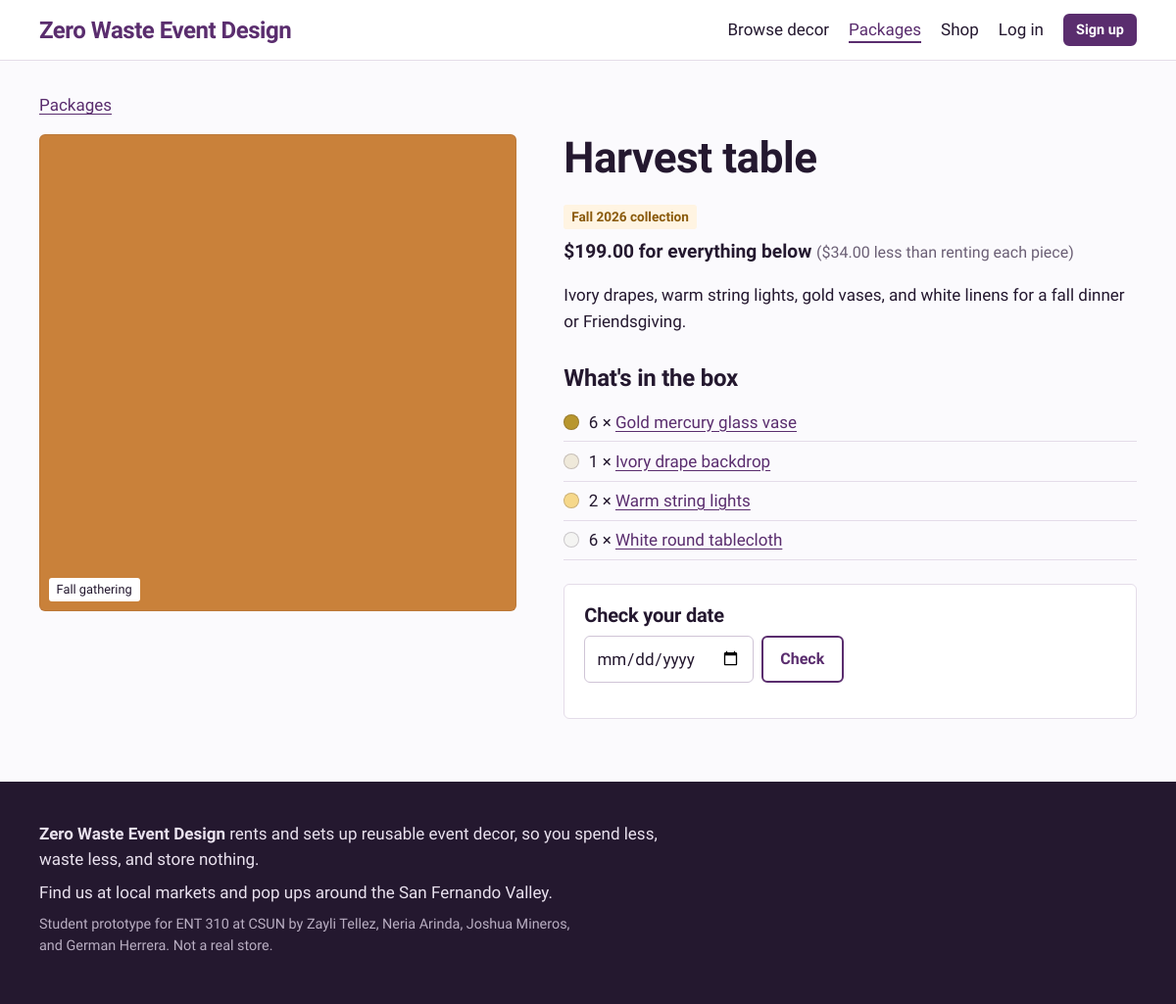
Screenshot of /package.php?id=5 with the database file from the repository.
### tables this page shows
CREATE TABLE packages (
  id          INT AUTO_INCREMENT PRIMARY KEY,
  name        VARCHAR(120) NOT NULL,
  event_type  VARCHAR(60)  NOT NULL,
  description TEXT NOT NULL,
  price       DECIMAL(8,2) NOT NULL,
  setup_fee   DECIMAL(8,2) NOT NULL DEFAULT 75.00,  
  season      VARCHAR(40) NULL,                     
  color_hex   CHAR(7) NOT NULL DEFAULT '#CCCCCC',
  is_active   TINYINT(1) NOT NULL DEFAULT 1
);

CREATE TABLE package_items (
  package_id INT NOT NULL,
  item_id    INT NOT NULL,
  quantity   INT NOT NULL DEFAULT 1,
  PRIMARY KEY (package_id, item_id),
  FOREIGN KEY (package_id) REFERENCES packages(id) ON DELETE CASCADE,
  FOREIGN KEY (item_id)    REFERENCES items(id)
);

CREATE TABLE items (
  id          INT AUTO_INCREMENT PRIMARY KEY,
  category_id INT NOT NULL,
  name        VARCHAR(120) NOT NULL,
  description TEXT NOT NULL,
  color_name  VARCHAR(40)  NOT NULL DEFAULT 'Assorted',
  color_hex   CHAR(7)      NOT NULL DEFAULT '#CCCCCC',
  price       DECIMAL(8,2) NOT NULL,           
  quantity    INT NOT NULL DEFAULT 1,          
  sale_price  DECIMAL(8,2) NULL,               
  sale_stock  INT NOT NULL DEFAULT 0,          
  image_url   VARCHAR(500) NULL,
  is_active   TINYINT(1) NOT NULL DEFAULT 1,
  created_at  TIMESTAMP NOT NULL DEFAULT CURRENT_TIMESTAMP,
  FOREIGN KEY (category_id) REFERENCES categories(id)
);

### includes/bootstrap.php (called while the page is built, shortened)
<?php
function db(): PDO
{
    static $pdo = null;
    if ($pdo === null) {
        $dsn = 'mysql:host=' . DB_HOST . ';port=' . DB_PORT . ';dbname=' . DB_NAME . ';charset=utf8mb4';
        $pdo = new PDO($dsn, DB_USER, DB_PASS, [
            PDO::ATTR_ERRMODE            => PDO::ERRMODE_EXCEPTION,
            PDO::ATTR_DEFAULT_FETCH_MODE => PDO::FETCH_ASSOC,
            PDO::ATTR_EMULATE_PREPARES   => false,
        ]);
    }
    return $pdo;
}
function base_url(): string
{
    static $base = null;
    if ($base === null) {
        $script = $_SERVER['SCRIPT_NAME'] ?? '';
        $dir = str_replace('\\', '/', dirname($script));
        $base = rtrim($dir, '/');
    }
    return $base;
}
function url(string $path = ''): string
{
    return base_url() . '/' . ltrim($path, '/');
}
function e(?string $text): string
{
    return htmlspecialchars((string) $text, ENT_QUOTES, 'UTF-8');
}
function money($amount): string
{
    return '$' . number_format((float) $amount, 2);
}
    ob_start(); ?>

### public/package.php (the view, shortened to what this page needs)
<?php
require __DIR__ . '/../includes/bootstrap.php';
$id = (int) ($_GET['id'] ?? 0);
$stmt = db()->prepare('SELECT * FROM packages WHERE id = ? AND is_active = 1');
$stmt->execute([$id]);
$package = $stmt->fetch();
$stmt = db()->prepare('SELECT i.id, i.name, i.color_name, i.color_hex, i.price, i.quantity AS owned, pi.quantity
                       FROM package_items pi JOIN items i ON i.id = pi.item_id
                       WHERE pi.package_id = ? ORDER BY i.name');
$stmt->execute([$id]);
$pieces = $stmt->fetchAll();
$separateTotal = 0;
foreach ($pieces as $p) {
    $separateTotal += $p['price'] * $p['quantity'];
}
$date = $_GET['date'] ?? '';
$minDate = date('Y-m-d', strtotime('+2 days'));
require __DIR__ . '/../includes/header.php';
?>
<p class="crumbs"><a href="<?= e(url('packages.php')) ?>">Packages</a></p>
<div class="detail">
  <div class="detail-visual">
    <div class="swatch swatch-large" style="--swatch: <?= e($package['color_hex']) ?>"><span class="swatch-name"><?= e($package['event_type']) ?></span></div>
  </div>
  <div class="detail-info">
    <h1><?= e($package['name']) ?></h1>
    <?php if ($package['season']): ?><p class="season-tag"><?= e($package['season']) ?> collection</p><?php endif; ?>
    <p class="price-line"><?= money($package['price']) ?> for everything below
      <?php if ($separateTotal > $package['price']): ?>
        <span class="muted">(<?= money($separateTotal - $package['price']) ?> less than renting each piece)</span>
      <?php endif; ?>
    </p>
    <p><?= e($package['description']) ?></p>
    <h2>What's in the box</h2>
    <ul class="piece-list">
      <?php foreach ($pieces as $p): ?>
        <li>
          <span class="dot" style="--swatch: <?= e($p['color_hex']) ?>"></span>
          <span><?= (int) $p['quantity'] ?> &times; <a href="<?= e(url('item.php?id=' . $p['id'])) ?>"><?= e($p['name']) ?></a></span>
        </li>
      <?php endforeach; ?>
    </ul>
    <div class="book-box">
      <h2>Check your date</h2>
      <form method="get" class="row-form">
        <input id="date" type="date" name="date" value="<?= e($date) ?>" min="<?= e($minDate) ?>" required>
        <button type="submit" class="btn btn-ghost">Check</button>
      </form>
    </div>
  </div>
</div>
<?php require __DIR__ . '/../includes/footer.php'; ?>

### public/assets/style.css (style rules this page uses)
:root { --paper: #FBFAFD; --white: #FFFFFF; --ink: #24182F; --muted: #6B5F75; --plum: #5A2D6E; --plum-soft: #F1EAF5; --marigold: #F2A93B; --sage: #2F7A55; --sage-soft: #E5F2EA; --berry: #B3263E; --berry-soft: #FBE9EC; --line: #E4DCE9; --display: "Bricolage Grotesque", "Segoe UI", system-ui, sans-serif; --body: "Atkinson Hyperlegible", "Segoe UI", system-ui, sans-serif; --radius: 6px; --gap: clamp(1rem, 3vw, 1.5rem); }
*, *::before, *::after { box-sizing: border-box; }
html { -webkit-text-size-adjust: 100%; }
body { margin: 0; background: var(--paper); color: var(--ink); font: 400 1.0625rem/1.55 var(--body); }
a { color: var(--plum); text-underline-offset: 0.18em; }
h1, h2, h3 { font-family: var(--display); line-height: 1.1; letter-spacing: -0.01em; margin: 0 0 0.5em; }
h1 { font-size: clamp(2rem, 4vw, 2.75rem); font-weight: 800; }
h2 { font-size: 1.5rem; font-weight: 700; margin-top: 2rem; }
p { margin: 0 0 1rem; max-width: 68ch; }
.muted { color: var(--muted); }
.btn { display: inline-block; background: var(--plum); color: var(--white); border: 2px solid var(--plum); border-radius: var(--radius); padding: 0.6rem 1.1rem; font: 700 1rem/1.2 var(--body); text-decoration: none; cursor: pointer; }
.btn-ghost { background: transparent; color: var(--plum); }
.swatch { position: relative; display: block; aspect-ratio: 4 / 3; background: var(--swatch, #ccc); border-radius: var(--radius) var(--radius) 0 0; box-shadow: inset 0 0 0 1px rgba(36, 24, 47, 0.08); object-fit: cover; width: 100%; }
.swatch-name { position: absolute; left: 0.6rem; bottom: 0.6rem; background: var(--white); color: var(--ink); font-size: 0.8rem; padding: 0.15rem 0.5rem; border-radius: 3px; }
.swatch-large { border-radius: var(--radius); aspect-ratio: 1 / 1; }
.dot { display: inline-block; width: 1rem; height: 1rem; border-radius: 50%; background: var(--swatch, #ccc); box-shadow: inset 0 0 0 1px rgba(36, 24, 47, 0.2); vertical-align: middle; flex: none; }
input, select, textarea { font: inherit; color: var(--ink); padding: 0.55rem 0.7rem; border: 1px solid #CFC4D6; border-radius: var(--radius); background: var(--white); max-width: 100%; }
.row-form { display: flex; gap: 0.5rem; flex-wrap: wrap; margin-bottom: 1rem; }
.crumbs { margin-bottom: 1rem; }
.detail { display: grid; grid-template-columns: minmax(0, 5fr) minmax(0, 6fr); gap: clamp(1.5rem, 4vw, 3rem); align-items: start; }
.price-line { font-size: 1.2rem; font-weight: 700; }
.price-line .muted { font-weight: 400; font-size: 1rem; }
.book-box { margin-top: 1.5rem; padding: 1.25rem; background: var(--white); border: 1px solid var(--line); border-radius: var(--radius); }
.book-box h2 { margin-top: 0; font-size: 1.25rem; }
.piece-list { list-style: none; padding: 0; margin: 0 0 1rem; }
.piece-list li { display: flex; align-items: center; gap: 0.6rem; padding: 0.4rem 0; border-bottom: 1px solid var(--line); }
.season-tag { display: inline-block; background: #FFF4E2; color: #8A5A0B; font-weight: 700; font-size: 0.85rem; padding: 0.15rem 0.5rem; border-radius: 3px; }
p.season-tag { margin-bottom: 0.5rem; }

### rows the page displays
packages: event_type "Fall gathering", name "Harvest table", season "Fall 2026", price "$199.00", money($separateTotal-$package['price']) "$34.00", description "Ivory drapes, warm string lights, gold vases, and white linens for a fall dinner or Friendsgiving."
package_items: quantity "6", item.name "Gold mercury glass vase"
package_items: quantity "1", item.name "Ivory drape backdrop"
package_items: quantity "2", item.name "Warm string lights"
package_items: quantity "6", item.name "White round tablecloth"

### other values shown
SITE_NAME "Zero Waste Event Design"
$label "Browse decor Packages Shop Log in"
